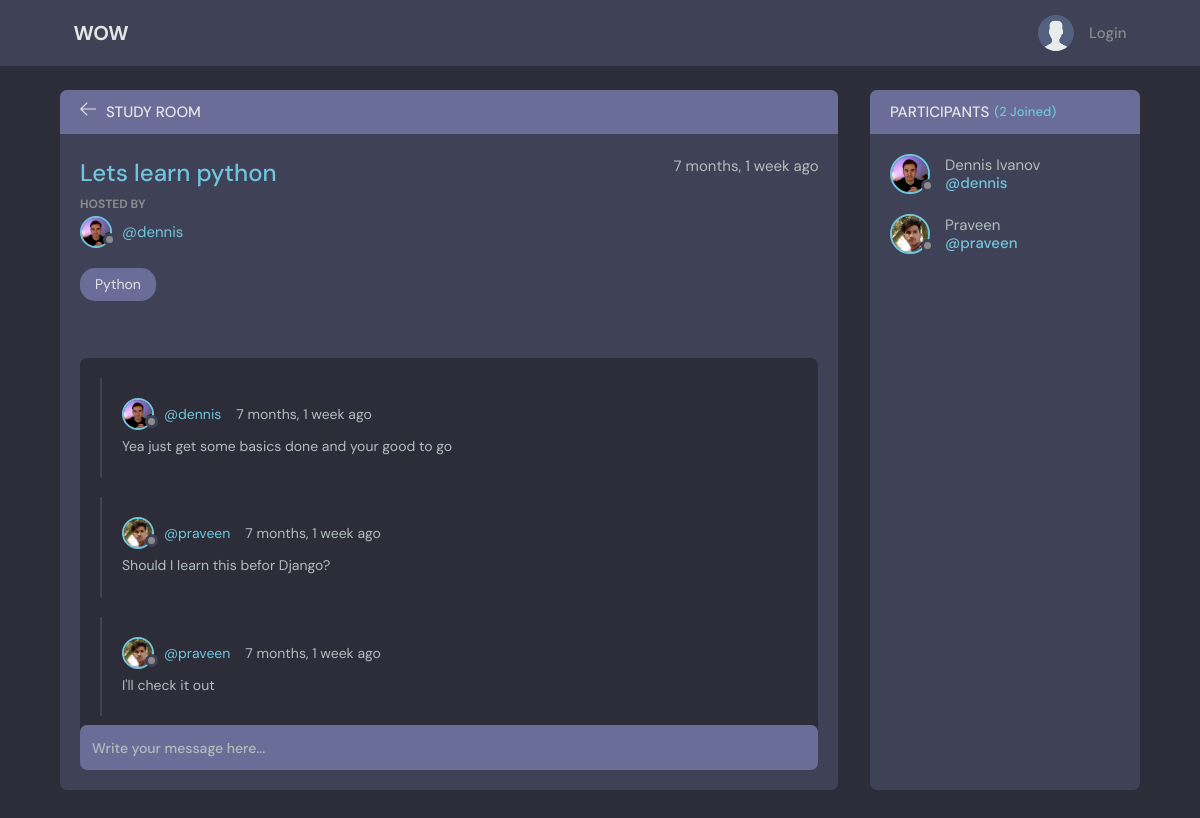
Page /room/15/ on the committed database.
### base/models.py (models this page shows, shortened)
class Room(models.Model):
    host = models.ForeignKey(User, on_delete=models.SET_NULL, null=True)
    topic = models.ForeignKey(Topic, on_delete=models.SET_NULL, null=True)
    name = models.CharField(max_length=200)
    description = models.TextField(null=True, blank=True)
    participants = models.ManyToManyField(
        User, related_name='participants', blank=True)
    updated = models.DateTimeField(auto_now=True)
    created = models.DateTimeField(auto_now_add=True)
    class Meta:
        ordering = ['-updated', '-created']

class User(AbstractUser):
    name = models.CharField(max_length=200, null=True)
    email = models.EmailField(unique=True, null=True)
    bio = models.TextField(null=True)
    avatar = models.ImageField(null=True, default="avatar.svg")
    USERNAME_FIELD = 'email'
    REQUIRED_FIELDS = []

class Topic(models.Model):
    name = models.CharField(max_length=200)
    def __str__(self):
        return self.name

class Message(models.Model):
    user = models.ForeignKey(User, on_delete=models.CASCADE)
    room = models.ForeignKey(Room, on_delete=models.CASCADE)
    body = models.TextField()
    updated = models.DateTimeField(auto_now=True)
    created = models.DateTimeField(auto_now_add=True)
    class Meta:
        ordering = ['-updated', '-created']

### base/views.py (the view, shortened to what this page needs)
# urls.py: path('room/<str:pk>/', views.room, name="room"),
def room(request, pk):
    room = Room.objects.get(id=pk)
    room_messages = room.message_set.all()
    participants = room.participants.all()
    context = {'room': room, 'room_messages': room_messages,
               'participants': participants}
    return render(request, 'base/room.html', context)

### base/templates/base/room.html (shortened to what this page needs)
{% extends 'main.html' %}
{% block content %}
<main class="profile-page layout layout--2">
  <div class="container">
    <div class="room">
      <div class="room__top">
        <div class="room__topLeft">
          <a href="{% url 'home' %}">
            <svg version="1.1" xmlns="http://www.w3.org/2000/svg" width="32" height="32" viewBox="0 0 32 32">
              <title>arrow-left</title>
              <path
                d="M13.723 2.286l-13.723 13.714 13.719 13.714 1.616-1.611-10.96-10.96h27.625v-2.286h-27.625l10.965-10.965-1.616-1.607z">
              </path>
            </svg>
          </a>
          <h3>Study Room</h3>
        </div>
      </div>
      <div class="room__box scroll">
        <div class="room__header scroll">
          <div class="room__info">
            <h3>{{room.name}}</h3>
            <span>{{room.created|timesince}} ago</span>
          </div>
          <div class="room__hosted">
            <p>Hosted By</p>
            <a href="{% url 'user-profile' room.host.id %}" class="room__author">
              <div class="avatar avatar--small">
                <img src="{{room.host.avatar.url}}" />
              </div>
              <span>@{{room.host.username}}</span>
            </a>
          </div>
          <span class="room__topics">{{room.topic}}</span>
        </div>
        <div class="room__conversation">
          <div class="threads scroll">
            {% for message in room_messages %}
            <div class="thread">
              <div class="thread__top">
                <div class="thread__author">
                  <a href="{% url 'user-profile' message.user.id %}" class="thread__authorInfo">
                    <div class="avatar avatar--small">
                      <img src="{{message.user.avatar.url}}" />
                    </div>
                    <span>@{{message.user.username}}</span>
                  </a>
                  <span class="thread__date">{{message.created|timesince}} ago</span>
                </div>
              </div>
              <div class="thread__details">
                {{message.body}}
              </div>
            </div>
            {% endfor %}
          </div>
        </div>
      </div>
      <div class="room__message">
        <form action="" method="POST">
          <input name="body" placeholder="Write your message here..." />
        </form>
      </div>
    </div>
    <div class="participants">
      <h3 class="participants__top">Participants <span>({{participants.count}} Joined)</span></h3>
      <div class="participants__list scroll">
        {% for user in participants %}
        <a href="{%  url 'user-profile' user.id %}" class="participant">
          <div class="avatar avatar--medium">
            <img src="{{user.avatar.url}}" />
          </div>
          <p>
            {{user.name}}
            <span>@{{user.username}}</span>
          </p>
        </a>
        {% endfor %}
      </div>
    </div>
  </div>
</main>
{% endblock content %}

### rows in the picture
Room: name "Lets learn python", created "7 months, 1 week", host.avatar (picture), host.username "dennis", topic "Python"
Message: user.avatar (picture), user.username "dennis", created "7 months, 1 week", body "Yea just get some basics done and your good to go"
Message: user.avatar (picture), user.username "praveen", created "7 months, 1 week", body "Should I learn this befor Django?"
Message: user.avatar (picture), user.username "praveen", created "7 months, 1 week", body "I'll check it out"
User: avatar (picture), name "Dennis Ivanov", username "dennis"
User: avatar (picture), name "Praveen", username "praveen"

### other values in the picture
{{ participants.count }} "2"
